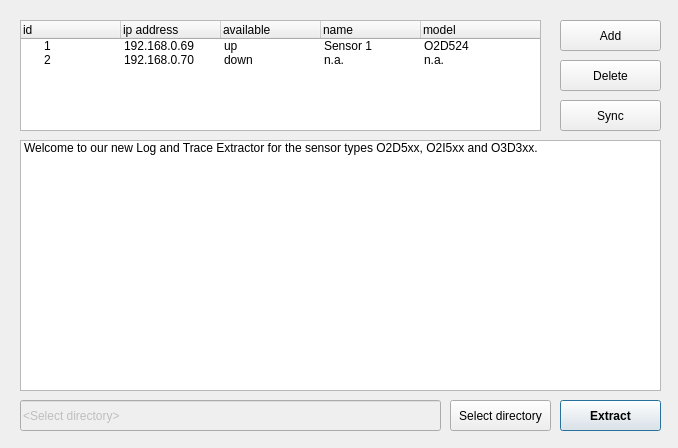
<?xml version="1.0" encoding="UTF-8"?>
<ui version="4.0">
 <class>Dialog</class>
 <widget class="QDialog" name="Dialog">
  <property name="geometry">
   <rect>
    <x>0</x>
    <y>0</y>
    <width>678</width>
    <height>448</height>
   </rect>
  </property>
  <property name="windowTitle">
   <string>TraceExtractor - O2D5xx - O3D3xx</string>
  </property>
  <widget class="QPushButton" name="pushButton">
   <property name="geometry">
    <rect>
     <x>560</x>
     <y>400</y>
     <width>101</width>
     <height>31</height>
    </rect>
   </property>
   <property name="font">
    <font>
     <bold>true</bold>
    </font>
   </property>
   <property name="text">
    <string>Extract</string>
   </property>
  </widget>
  <widget class="QListWidget" name="listWidget">
   <property name="enabled">
    <bool>true</bool>
   </property>
   <property name="geometry">
    <rect>
     <x>20</x>
     <y>140</y>
     <width>641</width>
     <height>251</height>
    </rect>
   </property>
   <item>
    <property name="text">
     <string>Welcome to our new Log and Trace Extractor for the sensor types O2D5xx, O2I5xx and O3D3xx.</string>
    </property>
   </item>
  </widget>
  <widget class="QTreeWidget" name="treeWidget">
   <property name="geometry">
    <rect>
     <x>20</x>
     <y>20</y>
     <width>521</width>
     <height>111</height>
    </rect>
   </property>
   <column>
    <property name="text">
     <string>id</string>
    </property>
   </column>
   <column>
    <property name="text">
     <string>ip address</string>
    </property>
   </column>
   <column>
    <property name="text">
     <string>available</string>
    </property>
   </column>
   <column>
    <property name="text">
     <string>name</string>
    </property>
   </column>
   <column>
    <property name="text">
     <string>model</string>
    </property>
   </column>
   <item>
    <property name="text">
     <string>1</string>
    </property>
    <property name="text">
     <string>192.168.0.69</string>
    </property>
    <property name="text">
     <string>up</string>
    </property>
    <property name="text">
     <string>Sensor 1</string>
    </property>
    <property name="text">
     <string>O2D524</string>
    </property>
   </item>
   <item>
    <property name="text">
     <string>2</string>
    </property>
    <property name="text">
     <string>192.168.0.70</string>
    </property>
    <property name="text">
     <string>down</string>
    </property>
    <property name="text">
     <string>n.a.</string>
    </property>
    <property name="text">
     <string>n.a.</string>
    </property>
   </item>
  </widget>
  <widget class="QPushButton" name="pushButton_2">
   <property name="geometry">
    <rect>
     <x>560</x>
     <y>20</y>
     <width>101</width>
     <height>31</height>
    </rect>
   </property>
   <property name="text">
    <string>Add</string>
   </property>
  </widget>
  <widget class="QPushButton" name="pushButton_3">
   <property name="geometry">
    <rect>
     <x>560</x>
     <y>60</y>
     <width>101</width>
     <height>31</height>
    </rect>
   </property>
   <property name="text">
    <string>Delete</string>
   </property>
  </widget>
  <widget class="QToolButton" name="toolButton">
   <property name="geometry">
    <rect>
     <x>450</x>
     <y>400</y>
     <width>101</width>
     <height>31</height>
    </rect>
   </property>
   <property name="text">
    <string>Select directory</string>
   </property>
  </widget>
  <widget class="QLineEdit" name="lineEdit">
   <property name="enabled">
    <bool>false</bool>
   </property>
   <property name="geometry">
    <rect>
     <x>20</x>
     <y>400</y>
     <width>421</width>
     <height>31</height>
    </rect>
   </property>
   <property name="text">
    <string>&lt;Select directory&gt;</string>
   </property>
  </widget>
  <widget class="QPushButton" name="pushButton_4">
   <property name="geometry">
    <rect>
     <x>560</x>
     <y>100</y>
     <width>101</width>
     <height>31</height>
    </rect>
   </property>
   <property name="text">
    <string>Sync</string>
   </property>
  </widget>
 </widget>
 <resources/>
 <connections/>
</ui>
